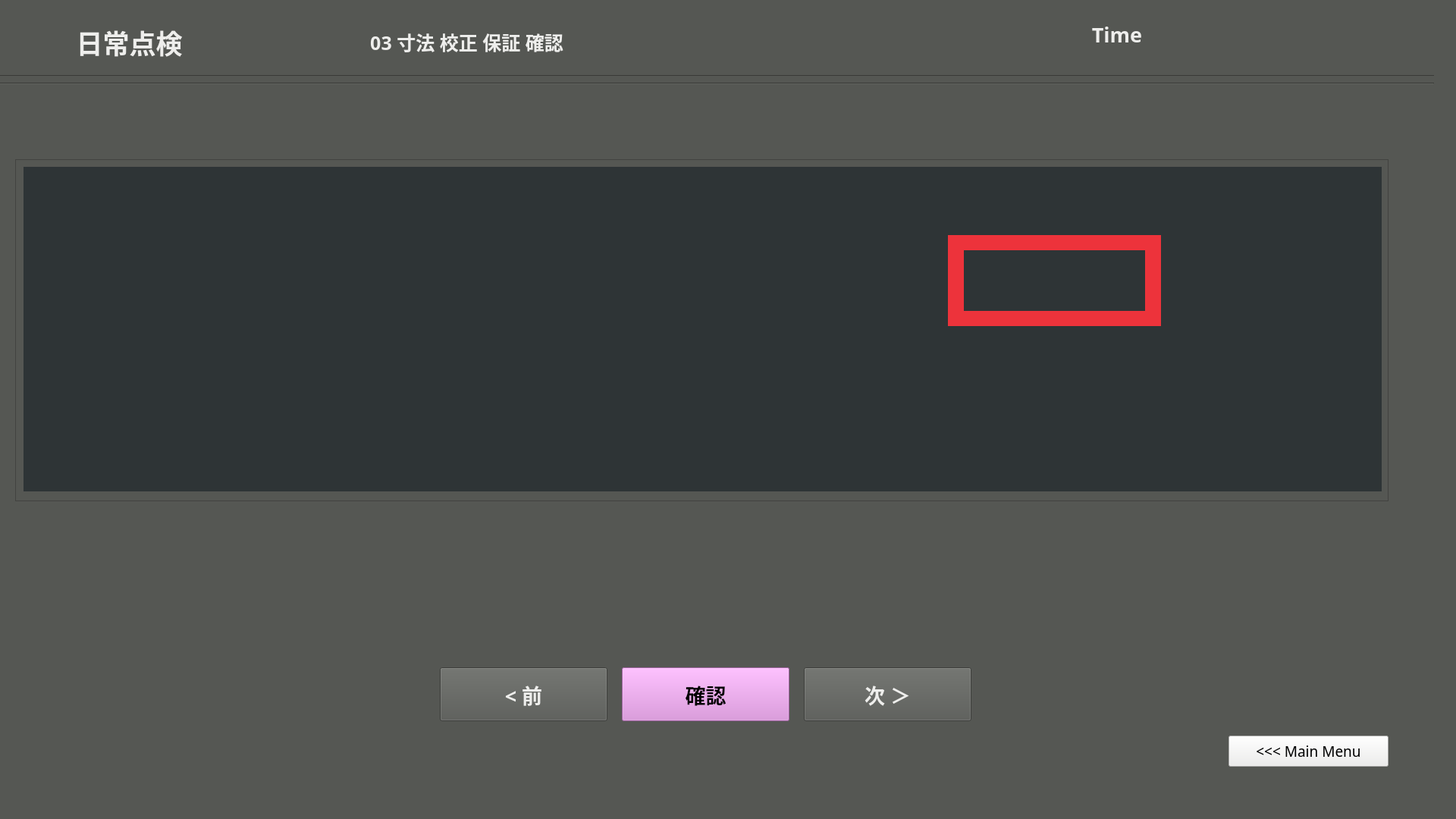
<?xml version="1.0" encoding="UTF-8"?>
<ui version="4.0">
 <class>dailytenken3</class>
 <widget class="QMainWindow" name="dailytenken3">
  <property name="enabled">
   <bool>true</bool>
  </property>
  <property name="geometry">
   <rect>
    <x>0</x>
    <y>0</y>
    <width>1920</width>
    <height>1080</height>
   </rect>
  </property>
  <property name="windowTitle">
   <string>MainWindow</string>
  </property>
  <property name="styleSheet">
   <string notr="true">background-color: rgb(85, 87, 83);</string>
  </property>
  <widget class="QWidget" name="dailytenken1_clippitch_widget">
   <property name="enabled">
    <bool>true</bool>
   </property>
   <widget class="Line" name="line_1">
    <property name="geometry">
     <rect>
      <x>-10</x>
      <y>90</y>
      <width>1901</width>
      <height>20</height>
     </rect>
    </property>
    <property name="orientation">
     <enum>Qt::Horizontal</enum>
    </property>
   </widget>
   <widget class="Line" name="line_2">
    <property name="geometry">
     <rect>
      <x>-10</x>
      <y>100</y>
      <width>1901</width>
      <height>20</height>
     </rect>
    </property>
    <property name="orientation">
     <enum>Qt::Horizontal</enum>
    </property>
   </widget>
   <widget class="QFrame" name="frame">
    <property name="geometry">
     <rect>
      <x>20</x>
      <y>210</y>
      <width>1811</width>
      <height>451</height>
     </rect>
    </property>
    <property name="frameShape">
     <enum>QFrame::StyledPanel</enum>
    </property>
    <property name="frameShadow">
     <enum>QFrame::Raised</enum>
    </property>
    <widget class="QLabel" name="framePart">
     <property name="geometry">
      <rect>
       <x>11</x>
       <y>10</y>
       <width>1791</width>
       <height>428</height>
      </rect>
     </property>
     <property name="styleSheet">
      <string notr="true">background-color: rgb(46, 52, 54);</string>
     </property>
     <property name="text">
      <string/>
     </property>
     <property name="alignment">
      <set>Qt::AlignCenter</set>
     </property>
    </widget>
    <widget class="QPushButton" name="rekensaButton">
     <property name="geometry">
      <rect>
       <x>300</x>
       <y>310</y>
       <width>91</width>
       <height>71</height>
      </rect>
     </property>
     <property name="font">
      <font>
       <family>Ubuntu Mono</family>
       <pointsize>13</pointsize>
       <weight>75</weight>
       <italic>false</italic>
       <bold>true</bold>
       <stylestrategy>PreferAntialias</stylestrategy>
      </font>
     </property>
     <property name="autoFillBackground">
      <bool>false</bool>
     </property>
     <property name="styleSheet">
      <string notr="true">color: rgb(238, 238, 236);
background-color: rgb(117, 80, 123);</string>
     </property>
     <property name="text">
      <string>検査
やり直し</string>
     </property>
     <property name="checkable">
      <bool>false</bool>
     </property>
    </widget>
    <widget class="QPushButton" name="delwarpbutton">
     <property name="geometry">
      <rect>
       <x>810</x>
       <y>320</y>
       <width>181</width>
       <height>51</height>
      </rect>
     </property>
     <property name="font">
      <font>
       <family>Ubuntu Mono</family>
       <pointsize>11</pointsize>
       <weight>75</weight>
       <italic>false</italic>
       <bold>true</bold>
       <stylestrategy>PreferAntialias</stylestrategy>
      </font>
     </property>
     <property name="autoFillBackground">
      <bool>false</bool>
     </property>
     <property name="styleSheet">
      <string notr="true">background-color: rgb(164, 0, 0);</string>
     </property>
     <property name="text">
      <string>パースワープパラム削除 
Del Warp Parm</string>
     </property>
     <property name="checkable">
      <bool>false</bool>
     </property>
    </widget>
    <widget class="QPushButton" name="savewarpbutton">
     <property name="geometry">
      <rect>
       <x>620</x>
       <y>320</y>
       <width>181</width>
       <height>51</height>
      </rect>
     </property>
     <property name="font">
      <font>
       <family>Ubuntu Mono</family>
       <pointsize>11</pointsize>
       <weight>75</weight>
       <italic>false</italic>
       <bold>true</bold>
       <stylestrategy>PreferAntialias</stylestrategy>
      </font>
     </property>
     <property name="autoFillBackground">
      <bool>false</bool>
     </property>
     <property name="styleSheet">
      <string notr="true">color: rgb(238, 238, 236);</string>
     </property>
     <property name="text">
      <string>パースワープパラム保存 
Save Warp Parm</string>
     </property>
     <property name="checkable">
      <bool>false</bool>
     </property>
    </widget>
    <widget class="QLabel" name="rtwarpcolor">
     <property name="geometry">
      <rect>
       <x>480</x>
       <y>300</y>
       <width>121</width>
       <height>20</height>
      </rect>
     </property>
     <property name="font">
      <font>
       <family>Ubuntu Mono</family>
       <pointsize>15</pointsize>
       <weight>75</weight>
       <bold>true</bold>
      </font>
     </property>
     <property name="styleSheet">
      <string notr="true">background-color: rgb(255, 0, 0);</string>
     </property>
     <property name="text">
      <string/>
     </property>
     <property name="alignment">
      <set>Qt::AlignLeading|Qt::AlignLeft|Qt::AlignVCenter</set>
     </property>
    </widget>
    <widget class="QPushButton" name="rtwarpbutton">
     <property name="geometry">
      <rect>
       <x>480</x>
       <y>320</y>
       <width>121</width>
       <height>51</height>
      </rect>
     </property>
     <property name="font">
      <font>
       <family>Ubuntu Mono</family>
       <pointsize>11</pointsize>
       <weight>75</weight>
       <italic>false</italic>
       <bold>true</bold>
       <stylestrategy>PreferAntialias</stylestrategy>
      </font>
     </property>
     <property name="autoFillBackground">
      <bool>false</bool>
     </property>
     <property name="styleSheet">
      <string notr="true">color: rgb(238, 238, 236);</string>
     </property>
     <property name="text">
      <string>継続ワープ 
RT Pers.Warp</string>
     </property>
     <property name="checkable">
      <bool>false</bool>
     </property>
    </widget>
    <widget class="QPushButton" name="quitbutton">
     <property name="geometry">
      <rect>
       <x>1560</x>
       <y>530</y>
       <width>211</width>
       <height>41</height>
      </rect>
     </property>
     <property name="font">
      <font>
       <family>Ubuntu Mono</family>
       <pointsize>14</pointsize>
      </font>
     </property>
     <property name="styleSheet">
      <string notr="true">background-color: rgb(238, 238, 236);</string>
     </property>
     <property name="text">
      <string>Quit</string>
     </property>
    </widget>
    <widget class="QLabel" name="label_9">
     <property name="geometry">
      <rect>
       <x>1230</x>
       <y>100</y>
       <width>281</width>
       <height>20</height>
      </rect>
     </property>
     <property name="styleSheet">
      <string notr="true">background-color: rgb(237, 51, 59);</string>
     </property>
     <property name="text">
      <string/>
     </property>
    </widget>
    <widget class="QLabel" name="label_8">
     <property name="geometry">
      <rect>
       <x>1230</x>
       <y>100</y>
       <width>21</width>
       <height>111</height>
      </rect>
     </property>
     <property name="styleSheet">
      <string notr="true">background-color: rgb(237, 51, 59);</string>
     </property>
     <property name="text">
      <string/>
     </property>
    </widget>
    <widget class="QLabel" name="label_6">
     <property name="geometry">
      <rect>
       <x>1490</x>
       <y>100</y>
       <width>21</width>
       <height>111</height>
      </rect>
     </property>
     <property name="styleSheet">
      <string notr="true">background-color: rgb(237, 51, 59);</string>
     </property>
     <property name="text">
      <string/>
     </property>
    </widget>
    <widget class="QLabel" name="label_7">
     <property name="geometry">
      <rect>
       <x>1230</x>
       <y>200</y>
       <width>281</width>
       <height>20</height>
      </rect>
     </property>
     <property name="styleSheet">
      <string notr="true">background-color: rgb(237, 51, 59);</string>
     </property>
     <property name="text">
      <string/>
     </property>
    </widget>
    <zorder>quitbutton</zorder>
    <zorder>rtwarpbutton</zorder>
    <zorder>delwarpbutton</zorder>
    <zorder>rtwarpcolor</zorder>
    <zorder>savewarpbutton</zorder>
    <zorder>rekensaButton</zorder>
    <zorder>framePart</zorder>
    <zorder>label_9</zorder>
    <zorder>label_8</zorder>
    <zorder>label_6</zorder>
    <zorder>label_7</zorder>
   </widget>
   <widget class="QPushButton" name="mainmenubutton">
    <property name="geometry">
     <rect>
      <x>1620</x>
      <y>970</y>
      <width>211</width>
      <height>41</height>
     </rect>
    </property>
    <property name="font">
     <font>
      <family>Ubuntu Mono</family>
      <pointsize>14</pointsize>
     </font>
    </property>
    <property name="styleSheet">
     <string notr="true">background-color: rgb(238, 238, 236);</string>
    </property>
    <property name="text">
     <string>&lt;&lt;&lt; Main Menu</string>
    </property>
   </widget>
   <widget class="QLabel" name="partlabel_2">
    <property name="geometry">
     <rect>
      <x>10</x>
      <y>20</y>
      <width>321</width>
      <height>71</height>
     </rect>
    </property>
    <property name="font">
     <font>
      <family>Ubuntu Mono</family>
      <pointsize>26</pointsize>
      <weight>75</weight>
      <bold>true</bold>
     </font>
    </property>
    <property name="styleSheet">
     <string notr="true">color: rgb(238, 238, 236);</string>
    </property>
    <property name="text">
     <string>日常点検</string>
    </property>
    <property name="alignment">
     <set>Qt::AlignCenter</set>
    </property>
   </widget>
   <widget class="QPushButton" name="nextButton">
    <property name="geometry">
     <rect>
      <x>1060</x>
      <y>880</y>
      <width>221</width>
      <height>71</height>
     </rect>
    </property>
    <property name="font">
     <font>
      <family>Ubuntu Mono</family>
      <pointsize>20</pointsize>
      <weight>75</weight>
      <italic>false</italic>
      <bold>true</bold>
      <stylestrategy>PreferAntialias</stylestrategy>
     </font>
    </property>
    <property name="autoFillBackground">
     <bool>false</bool>
    </property>
    <property name="styleSheet">
     <string notr="true">color: rgb(238, 238, 236);</string>
    </property>
    <property name="text">
     <string>次 ＞</string>
    </property>
    <property name="checkable">
     <bool>false</bool>
    </property>
   </widget>
   <widget class="QLabel" name="partlabel_3">
    <property name="geometry">
     <rect>
      <x>370</x>
      <y>20</y>
      <width>491</width>
      <height>71</height>
     </rect>
    </property>
    <property name="font">
     <font>
      <family>Ubuntu Mono</family>
      <pointsize>19</pointsize>
      <weight>75</weight>
      <bold>true</bold>
     </font>
    </property>
    <property name="styleSheet">
     <string notr="true">color: rgb(238, 238, 236);</string>
    </property>
    <property name="text">
     <string>03 寸法 校正 保証 確認</string>
    </property>
    <property name="alignment">
     <set>Qt::AlignCenter</set>
    </property>
   </widget>
   <widget class="QPushButton" name="InspectButton">
    <property name="geometry">
     <rect>
      <x>820</x>
      <y>880</y>
      <width>221</width>
      <height>71</height>
     </rect>
    </property>
    <property name="font">
     <font>
      <family>Ubuntu Mono</family>
      <pointsize>20</pointsize>
      <weight>75</weight>
      <italic>false</italic>
      <bold>true</bold>
      <stylestrategy>PreferAntialias</stylestrategy>
     </font>
    </property>
    <property name="autoFillBackground">
     <bool>false</bool>
    </property>
    <property name="styleSheet">
     <string notr="true">background-color: rgb(220, 138, 221);</string>
    </property>
    <property name="text">
     <string>確認</string>
    </property>
    <property name="checkable">
     <bool>false</bool>
    </property>
   </widget>
   <widget class="QPushButton" name="prevButton">
    <property name="geometry">
     <rect>
      <x>580</x>
      <y>880</y>
      <width>221</width>
      <height>71</height>
     </rect>
    </property>
    <property name="font">
     <font>
      <family>Ubuntu Mono</family>
      <pointsize>20</pointsize>
      <weight>75</weight>
      <italic>false</italic>
      <bold>true</bold>
      <stylestrategy>PreferAntialias</stylestrategy>
     </font>
    </property>
    <property name="autoFillBackground">
     <bool>false</bool>
    </property>
    <property name="styleSheet">
     <string notr="true">color: rgb(238, 238, 236);</string>
    </property>
    <property name="text">
     <string>&lt; 前</string>
    </property>
    <property name="checkable">
     <bool>false</bool>
    </property>
   </widget>
   <widget class="QLabel" name="timeLabel">
    <property name="geometry">
     <rect>
      <x>1240</x>
      <y>20</y>
      <width>466</width>
      <height>51</height>
     </rect>
    </property>
    <property name="font">
     <font>
      <family>Ubuntu Mono</family>
      <pointsize>20</pointsize>
      <weight>75</weight>
      <bold>true</bold>
     </font>
    </property>
    <property name="styleSheet">
     <string notr="true">color: rgb(238, 238, 236);</string>
    </property>
    <property name="text">
     <string>Time</string>
    </property>
    <property name="alignment">
     <set>Qt::AlignCenter</set>
    </property>
   </widget>
  </widget>
  <widget class="QMenuBar" name="menubar">
   <property name="geometry">
    <rect>
     <x>0</x>
     <y>0</y>
     <width>1920</width>
     <height>21</height>
    </rect>
   </property>
  </widget>
  <widget class="QStatusBar" name="statusbar"/>
 </widget>
 <resources/>
 <connections/>
</ui>
